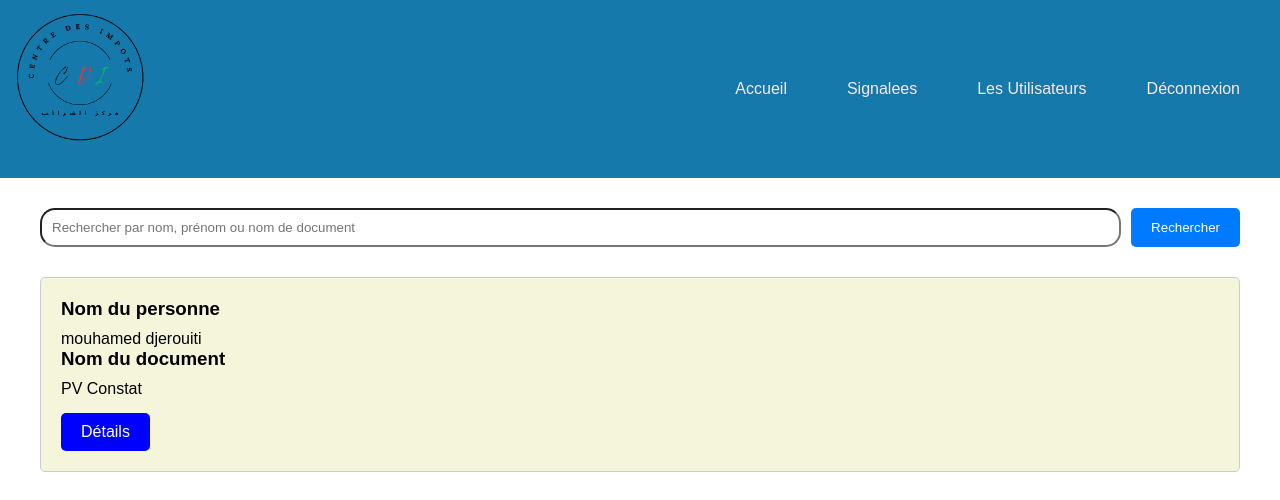
/views/centre/les_demandes_control_pret_centre.php (signed in), run on the app's committed database.
### tables this page shows
CREATE TABLE `demande` (
  `id_demande` int(11) NOT NULL,
  `id_personne` int(11) DEFAULT NULL,
  `nom_document` varchar(255) DEFAULT NULL,
  `demande_text` text DEFAULT NULL,
  `date_heure` datetime NOT NULL DEFAULT current_timestamp(),
  `nom_service` varchar(255) DEFAULT NULL
);

CREATE TABLE `personne` (
  `id` int(11) NOT NULL,
  `nom` varchar(255) NOT NULL,
  `prenom` varchar(255) NOT NULL,
  `sexe` enum('homme','femme','autre') NOT NULL,
  `dateNaissance` date NOT NULL,
  `email` varchar(255) NOT NULL,
  `motDePasse` varchar(255) NOT NULL,
  `username` varchar(255) DEFAULT NULL
);

### views/centre/les_demandes_control_pret_centre.php (the view, shortened to what this page needs)
<?php
require_once "../../control/db_connection.php";
$search = isset($_GET['search']) ? $_GET['search'] : '';
$sql = "SELECT demande.*, personne.nom AS nom_personne , personne.prenom AS prenom_personne
        FROM demande
        INNER JOIN personne ON demande.id_personne = personne.id
        INNER JOIN reponses ON demande.id_demande = reponses.id_demande
        WHERE demande.nom_service = 'Service de Contrôle et de la Recherche'
        AND reponses.reponse = 'Accepter'
        AND reponses.traiter = 'oui'
        AND reponses.recuperez = 'non'";
$stmt = $pdo->prepare($sql);
$stmt->execute();
$demandes = $stmt->fetchAll();
?>
<!DOCTYPE html>
<html lang="fr">
<head>
    <link rel="stylesheet" href="../../public/css/style1.css">
</head>
<body>
<header>
    <div class="container">
        <div class="logo">
            <img src="../../public/images/logo1.png" alt="CDI">
        </div>
        <nav class="bar">
            <ul>
            <li><a   href="centre.php">Accueil</a></li>
                <li><a href="les_demandes_sig.php">Signalees</a></li>
                <li><a href="utilisateur.php">Les Utilisateurs</a></li>
                <li><a href="../../control/deconnexion.php" onclick="confirmLogout(event)">Déconnexion</a></li>
            </ul>
        </nav>
    </div>
   </header>
   <div class="search-bar">
    <div class="container">
        <form method="GET" action="les_demandes_control_pret_centre.php">
            <input type="text" name="search" placeholder="Rechercher par nom, prénom ou nom de document" value="<?php echo htmlspecialchars($search); ?>">
            <button type="submit">Rechercher</button>
        </form>
    </div>
</div>
    <div class="demandes">
        <div class="container">
            <?php
            if (empty($demandes)) {
                echo "
                <div class='demande-card'>
                    <h3>Il n'y a pas de demande</h3>
                </div>
                ";
            } else {
                foreach ($demandes as $demande) {
                    echo "
                    <div class='demande-card'>
                        <h3>Nom du personne</h3>
                        <p>". $demande['nom_personne'] ." " . $demande['prenom_personne'] . "</p>
                        <h3>Nom du document</h3>
                        <p>". $demande['nom_document'] ."</p>
                        <a class='detail-btn' href='../detail.php?id_demande=". $demande['id_demande'] ."&nom_personne=". $demande['nom_personne'] ."&prenom_personne=". $demande['prenom_personne']."&nom_document=". $demande['nom_document'] ."&nom_service=". $demande['nom_service'] ."&demande_text=". $demande['demande_text'] ."&date_heure=". $demande['date_heure'] ."'>Détails</a>
                    </div>
                    ";
                }
            }
            ?>
        </div>
    </div>
</body>
</html>

### public/css/style1.css (style rules this page uses)
* { margin: 0; padding: 0; box-sizing: border-box; }
body { font-size: 16px; }
.container { width: 1200px; margin: 0 auto; height: 100%; }
header { padding: 70px; background-color: #1679AB; position: relative; }
header .container { display: flex; justify-content: space-between; align-items: center; }
.logo img { width: 150px; height: auto; position: absolute; top: 0px; left: 5px; }
body { font-family: 'Ubuntu', sans-serif; }
a { text-shadow: 0px 0px 3px rgba(117, 117, 117, 0.12); color: #2991ab; text-decoration: none; }
header .bar ul { display: flex; list-style: none; }
header .bar a { display: block; padding: 10px 20px; margin: 0 10px; color: #F3EBF6; }
.detail-btn { background-color: #1679AB; color: white; padding: 10px 20px; margin-top: 15px; margin-right: 5px; text-align: center; text-decoration: none; display: inline-block; border-radius: 5px; }
.demande-card { position: relative; background-color: beige; border: 1px solid #ccc; border-radius: 5px; padding: 20px; margin-top: 10px; margin-bottom: 20px; }
.demande-card h3 { margin-bottom: 10px; }
.detail-btn { background-color: blue; color: white; padding: 10px 20px; margin-top: 15px; text-align: center; text-decoration: none; display: inline-block; border-radius: 5px; }
.search-bar { margin: 30px 30px; }
.search-bar form { display: flex; justify-content: center; }
.search-bar input[type="text"] { padding: 10px; width: calc(100% - 80px); border-radius: 15px; }
.search-bar button { padding: 10px 20px; background-color: #007bff; color: #fff; border: none; cursor: pointer; border-radius: 5px; margin-left: 10px; }

### data on the page
demande: id_personne.nom "mouhamed", id_personne.prenom "djerouiti", nom_document "PV Constat"
